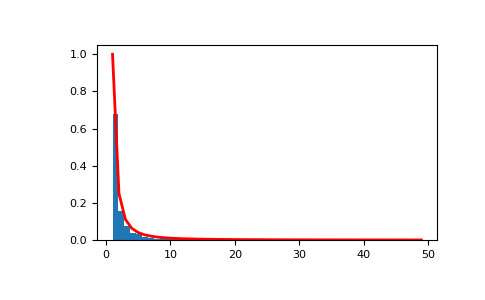

The script that drew this image:
# Draw samples from the distribution:

a = 2. # parameter
s = np.random.default_rng().zipf(a, 1000)

# Display the histogram of the samples, along with
# the probability density function:

import matplotlib.pyplot as plt
from scipy import special  # doctest: +SKIP

# Truncate s values at 50 so plot is interesting:

count, bins, ignored = plt.hist(s[s<50],
        50, density=True)
x = np.arange(1., 50.)
y = x**(-a) / special.zetac(a)  # doctest: +SKIP
plt.plot(x, y/max(y), linewidth=2, color='r')  # doctest: +SKIP
plt.show()
